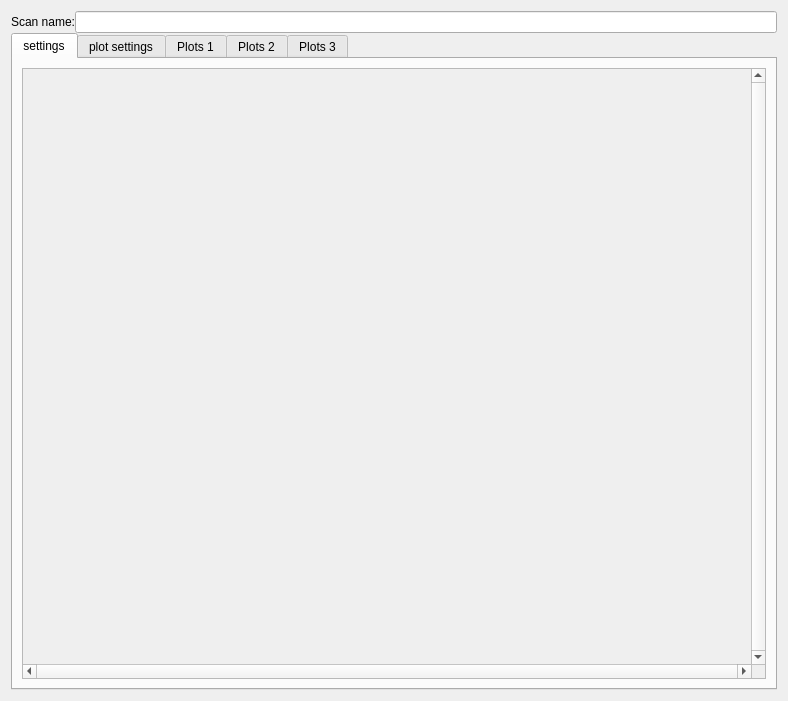
<?xml version="1.0" encoding="UTF-8"?>
<ui version="4.0">
 <class>Form</class>
 <widget class="QWidget" name="Form">
  <property name="geometry">
   <rect>
    <x>0</x>
    <y>0</y>
    <width>788</width>
    <height>701</height>
   </rect>
  </property>
  <property name="windowTitle">
   <string>Form</string>
  </property>
  <layout class="QVBoxLayout" name="verticalLayout">
   <property name="spacing">
    <number>0</number>
   </property>
   <item>
    <layout class="QHBoxLayout" name="horizontalLayout">
     <item>
      <widget class="QLabel" name="label">
       <property name="text">
        <string>Scan name:</string>
       </property>
      </widget>
     </item>
     <item>
      <widget class="QLineEdit" name="lineEdit"/>
     </item>
    </layout>
   </item>
   <item>
    <widget class="QTabWidget" name="ScanTab">
     <property name="currentIndex">
      <number>0</number>
     </property>
     <widget class="QWidget" name="settingTab">
      <attribute name="title">
       <string>settings</string>
      </attribute>
      <layout class="QVBoxLayout" name="verticalLayout_3">
       <item>
        <widget class="QScrollArea" name="scrollArea">
         <property name="sizePolicy">
          <sizepolicy hsizetype="Preferred" vsizetype="Preferred">
           <horstretch>0</horstretch>
           <verstretch>0</verstretch>
          </sizepolicy>
         </property>
         <property name="minimumSize">
          <size>
           <width>300</width>
           <height>0</height>
          </size>
         </property>
         <property name="verticalScrollBarPolicy">
          <enum>Qt::ScrollBarAlwaysOn</enum>
         </property>
         <property name="horizontalScrollBarPolicy">
          <enum>Qt::ScrollBarAlwaysOn</enum>
         </property>
         <property name="sizeAdjustPolicy">
          <enum>QAbstractScrollArea::AdjustIgnored</enum>
         </property>
         <property name="widgetResizable">
          <bool>true</bool>
         </property>
         <widget class="QWidget" name="scrollAreaWidgetContents">
          <property name="geometry">
           <rect>
            <x>0</x>
            <y>0</y>
            <width>737</width>
            <height>610</height>
           </rect>
          </property>
          <layout class="QVBoxLayout" name="verticalLayout_4"/>
         </widget>
        </widget>
       </item>
      </layout>
     </widget>
     <widget class="QWidget" name="PlotSettingTab">
      <attribute name="title">
       <string>plot settings</string>
      </attribute>
      <layout class="QVBoxLayout" name="verticalLayout_6">
       <item>
        <layout class="QVBoxLayout" name="verticalLayout_2"/>
       </item>
       <item>
        <spacer name="verticalSpacer">
         <property name="orientation">
          <enum>Qt::Vertical</enum>
         </property>
         <property name="sizeType">
          <enum>QSizePolicy::MinimumExpanding</enum>
         </property>
         <property name="sizeHint" stdset="0">
          <size>
           <width>20</width>
           <height>0</height>
          </size>
         </property>
        </spacer>
       </item>
       <item>
        <layout class="QGridLayout" name="gridLayout_2">
         <item row="1" column="0">
          <widget class="QLabel" name="label_2">
           <property name="sizePolicy">
            <sizepolicy hsizetype="Fixed" vsizetype="Preferred">
             <horstretch>0</horstretch>
             <verstretch>0</verstretch>
            </sizepolicy>
           </property>
           <property name="font">
            <font>
             <pointsize>8</pointsize>
            </font>
           </property>
           <property name="text">
            <string>Name</string>
           </property>
          </widget>
         </item>
         <item row="2" column="0">
          <widget class="QPlainTextEdit" name="filename_textEdit">
           <property name="sizePolicy">
            <sizepolicy hsizetype="Expanding" vsizetype="Fixed">
             <horstretch>0</horstretch>
             <verstretch>0</verstretch>
            </sizepolicy>
           </property>
           <property name="maximumSize">
            <size>
             <width>16777215</width>
             <height>28</height>
            </size>
           </property>
          </widget>
         </item>
         <item row="6" column="0" rowspan="2">
          <widget class="QPlainTextEdit" name="comments_textEdit">
           <property name="sizePolicy">
            <sizepolicy hsizetype="Preferred" vsizetype="Expanding">
             <horstretch>0</horstretch>
             <verstretch>0</verstretch>
            </sizepolicy>
           </property>
          </widget>
         </item>
         <item row="4" column="0">
          <widget class="QLabel" name="label_6">
           <property name="font">
            <font>
             <pointsize>8</pointsize>
            </font>
           </property>
           <property name="text">
            <string>Comments</string>
           </property>
          </widget>
         </item>
         <item row="4" column="2">
          <widget class="QComboBox" name="PlotsPerPage">
           <property name="sizePolicy">
            <sizepolicy hsizetype="Fixed" vsizetype="Fixed">
             <horstretch>40</horstretch>
             <verstretch>0</verstretch>
            </sizepolicy>
           </property>
           <property name="minimumSize">
            <size>
             <width>50</width>
             <height>0</height>
            </size>
           </property>
           <property name="currentText">
            <string>2x2</string>
           </property>
           <property name="currentIndex">
            <number>1</number>
           </property>
           <item>
            <property name="text">
             <string>2x1</string>
            </property>
           </item>
           <item>
            <property name="text">
             <string>2x2</string>
            </property>
           </item>
           <item>
            <property name="text">
             <string>2x4</string>
            </property>
           </item>
           <item>
            <property name="text">
             <string>3x3</string>
            </property>
           </item>
           <item>
            <property name="text">
             <string>3x4</string>
            </property>
           </item>
          </widget>
         </item>
         <item row="4" column="1">
          <widget class="QLabel" name="label_3">
           <property name="sizePolicy">
            <sizepolicy hsizetype="Fixed" vsizetype="Preferred">
             <horstretch>0</horstretch>
             <verstretch>0</verstretch>
            </sizepolicy>
           </property>
           <property name="text">
            <string>Num of Plots Per Page</string>
           </property>
          </widget>
         </item>
         <item row="2" column="1" colspan="2">
          <widget class="QPushButton" name="save_button">
           <property name="sizePolicy">
            <sizepolicy hsizetype="Fixed" vsizetype="Fixed">
             <horstretch>0</horstretch>
             <verstretch>0</verstretch>
            </sizepolicy>
           </property>
           <property name="minimumSize">
            <size>
             <width>200</width>
             <height>0</height>
            </size>
           </property>
           <property name="font">
            <font>
             <pointsize>8</pointsize>
            </font>
           </property>
           <property name="text">
            <string>Save</string>
           </property>
          </widget>
         </item>
         <item row="1" column="1" colspan="2">
          <widget class="QPushButton" name="load_button">
           <property name="sizePolicy">
            <sizepolicy hsizetype="Fixed" vsizetype="Fixed">
             <horstretch>80</horstretch>
             <verstretch>0</verstretch>
            </sizepolicy>
           </property>
           <property name="minimumSize">
            <size>
             <width>200</width>
             <height>0</height>
            </size>
           </property>
           <property name="font">
            <font>
             <pointsize>8</pointsize>
            </font>
           </property>
           <property name="text">
            <string>Load</string>
           </property>
          </widget>
         </item>
         <item row="6" column="1" colspan="2">
          <widget class="QPushButton" name="scan_button">
           <property name="sizePolicy">
            <sizepolicy hsizetype="Fixed" vsizetype="Fixed">
             <horstretch>0</horstretch>
             <verstretch>0</verstretch>
            </sizepolicy>
           </property>
           <property name="minimumSize">
            <size>
             <width>200</width>
             <height>60</height>
            </size>
           </property>
           <property name="font">
            <font>
             <pointsize>10</pointsize>
             <weight>50</weight>
             <bold>false</bold>
            </font>
           </property>
           <property name="text">
            <string>Scan</string>
           </property>
          </widget>
         </item>
         <item row="7" column="1" colspan="2">
          <widget class="QPushButton" name="stop_button">
           <property name="sizePolicy">
            <sizepolicy hsizetype="Fixed" vsizetype="Fixed">
             <horstretch>0</horstretch>
             <verstretch>0</verstretch>
            </sizepolicy>
           </property>
           <property name="minimumSize">
            <size>
             <width>200</width>
             <height>60</height>
            </size>
           </property>
           <property name="font">
            <font>
             <pointsize>10</pointsize>
             <weight>50</weight>
             <bold>false</bold>
            </font>
           </property>
           <property name="text">
            <string>Stop</string>
           </property>
          </widget>
         </item>
        </layout>
       </item>
      </layout>
     </widget>
     <widget class="QWidget" name="Plots1Tab">
      <attribute name="title">
       <string>Plots 1</string>
      </attribute>
      <layout class="QVBoxLayout" name="verticalLayout_5">
       <item>
        <layout class="QVBoxLayout" name="plots1_layout">
         <property name="spacing">
          <number>0</number>
         </property>
        </layout>
       </item>
       <item>
        <spacer name="verticalSpacer_2">
         <property name="orientation">
          <enum>Qt::Vertical</enum>
         </property>
         <property name="sizeType">
          <enum>QSizePolicy::MinimumExpanding</enum>
         </property>
         <property name="sizeHint" stdset="0">
          <size>
           <width>0</width>
           <height>0</height>
          </size>
         </property>
        </spacer>
       </item>
       <item>
        <layout class="QHBoxLayout" name="horizontalLayout_2">
         <item>
          <widget class="QLabel" name="scan_time_info_1">
           <property name="font">
            <font>
             <pointsize>8</pointsize>
            </font>
           </property>
           <property name="text">
            <string>Remaining/Total Time:</string>
           </property>
          </widget>
         </item>
         <item>
          <widget class="QLabel" name="scan_point_info_1">
           <property name="font">
            <font>
             <pointsize>8</pointsize>
            </font>
           </property>
           <property name="text">
            <string>Finished/Total Points:</string>
           </property>
          </widget>
         </item>
        </layout>
       </item>
       <item>
        <layout class="QHBoxLayout" name="horizontalLayout_3">
         <item>
          <widget class="QPushButton" name="scan_button_1">
           <property name="text">
            <string>Scan</string>
           </property>
          </widget>
         </item>
         <item>
          <widget class="QPushButton" name="stop_button_1">
           <property name="text">
            <string>Stop</string>
           </property>
          </widget>
         </item>
         <item>
          <widget class="QPushButton" name="save_plots_button_1">
           <property name="text">
            <string>Save plots</string>
           </property>
          </widget>
         </item>
         <item>
          <widget class="QPushButton" name="update_plots_button_1">
           <property name="text">
            <string>Update Plots</string>
           </property>
          </widget>
         </item>
        </layout>
       </item>
      </layout>
     </widget>
     <widget class="QWidget" name="Plots2Tab">
      <attribute name="title">
       <string>Plots 2</string>
      </attribute>
      <layout class="QVBoxLayout" name="verticalLayout_6">
       <item>
        <layout class="QVBoxLayout" name="plots2_layout">
         <property name="spacing">
          <number>0</number>
         </property>
        </layout>
       </item>
       <item>
        <spacer name="verticalSpacer_3">
         <property name="orientation">
          <enum>Qt::Vertical</enum>
         </property>
         <property name="sizeType">
          <enum>QSizePolicy::MinimumExpanding</enum>
         </property>
         <property name="sizeHint" stdset="0">
          <size>
           <width>0</width>
           <height>0</height>
          </size>
         </property>
        </spacer>
       </item>
       <item>
        <layout class="QHBoxLayout" name="horizontalLayout_3">
         <item>
          <widget class="QLabel" name="scan_time_info_2">
           <property name="font">
            <font>
             <pointsize>8</pointsize>
            </font>
           </property>
           <property name="text">
            <string>Remaining/Total Time:</string>
           </property>
          </widget>
         </item>
         <item>
          <widget class="QLabel" name="scan_point_info_2">
           <property name="font">
            <font>
             <pointsize>8</pointsize>
            </font>
           </property>
           <property name="text">
            <string>Finished/Total Points:</string>
           </property>
          </widget>
         </item>
        </layout>
       </item>
       <item>
        <layout class="QHBoxLayout" name="horizontalLayout_4">
         <item>
          <widget class="QPushButton" name="scan_button_2">
           <property name="text">
            <string>Scan</string>
           </property>
          </widget>
         </item>
         <item>
          <widget class="QPushButton" name="stop_button_2">
           <property name="text">
            <string>Stop</string>
           </property>
          </widget>
         </item>
         <item>
          <widget class="QPushButton" name="save_plots_button_2">
           <property name="text">
            <string>Save plots</string>
           </property>
          </widget>
         </item>
         <item>
          <widget class="QPushButton" name="update_plots_button_2">
           <property name="text">
            <string>Update Plots</string>
           </property>
          </widget>
         </item>
        </layout>
       </item>
      </layout>
     </widget>
     <widget class="QWidget" name="Plots3Tab">
      <attribute name="title">
       <string>Plots 3</string>
      </attribute>
      <layout class="QVBoxLayout" name="verticalLayout_7">
       <item>
        <layout class="QVBoxLayout" name="plots3_layout">
         <property name="spacing">
          <number>0</number>
         </property>
        </layout>
       </item>
       <item>
        <spacer name="verticalSpacer_4">
         <property name="orientation">
          <enum>Qt::Vertical</enum>
         </property>
         <property name="sizeType">
          <enum>QSizePolicy::MinimumExpanding</enum>
         </property>
         <property name="sizeHint" stdset="0">
          <size>
           <width>0</width>
           <height>0</height>
          </size>
         </property>
        </spacer>
       </item>
       <item>
        <layout class="QHBoxLayout" name="horizontalLayout_4">
         <item>
          <widget class="QLabel" name="scan_time_info_3">
           <property name="font">
            <font>
             <pointsize>8</pointsize>
            </font>
           </property>
           <property name="text">
            <string>Remaining/Total Time:</string>
           </property>
          </widget>
         </item>
         <item>
          <widget class="QLabel" name="scan_point_info_3">
           <property name="font">
            <font>
             <pointsize>8</pointsize>
            </font>
           </property>
           <property name="text">
            <string>Finished/Total Points:</string>
           </property>
          </widget>
         </item>
        </layout>
       </item>
       <item>
        <layout class="QHBoxLayout" name="horizontalLayout_5">
         <item>
          <widget class="QPushButton" name="scan_button_3">
           <property name="text">
            <string>Scan</string>
           </property>
          </widget>
         </item>
         <item>
          <widget class="QPushButton" name="stop_button_3">
           <property name="text">
            <string>Stop</string>
           </property>
          </widget>
         </item>
         <item>
          <widget class="QPushButton" name="save_plots_button_3">
           <property name="text">
            <string>Save plots</string>
           </property>
          </widget>
         </item>
         <item>
          <widget class="QPushButton" name="update_plots_button_3">
           <property name="text">
            <string>Update Plots</string>
           </property>
          </widget>
         </item>
        </layout>
       </item>
      </layout>
     </widget>
    </widget>
   </item>
  </layout>
 </widget>
 <resources/>
 <connections/>
</ui>
